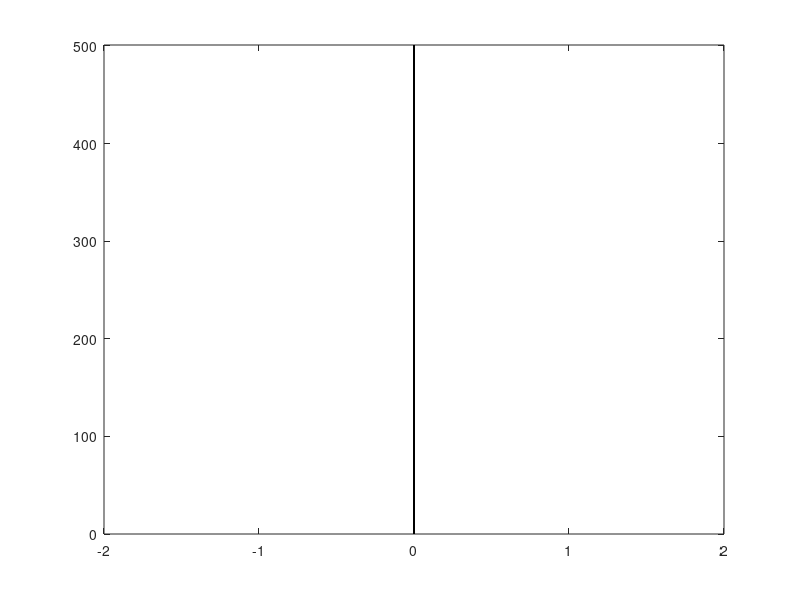

Here is the MATLAB script that generated this plot: (Note: this script raises an error after producing the figure.)
% Стартовая программа для демонстрации случайных блужданий
n = 500;  % Число частиц
dh = .02;  % Параметр случайного распределения

% Задание вектор-столбцов координат точек
y = 1 : n;
y = y'; x = zeros (size (y));
h = plot (x, y, 'k.');  % Вывод начального положения точек
axis ([-2 2 0 n + 1]);  % Задание осей

% Определение режима перерисовки и размера точек
set (h, 'EraseMode', 'background', 'MarkerSize', 3);
pause (1)  % Пауза для вывода графика на экран

i = 0;  % Начальное значение
cn = 0;

while cn < 1000  % Небесконечный цикл
    cn = cn + 1;
    i = i + 1;
    x = x + dh * (2 * rand (n, 1) - 1);  % Случайные смещения x-координаты

    % Смена координат точек на рисунке
    set (h, 'XData', x, 'YData', y, 'Color', 'k')
    pause (0.01);
end
